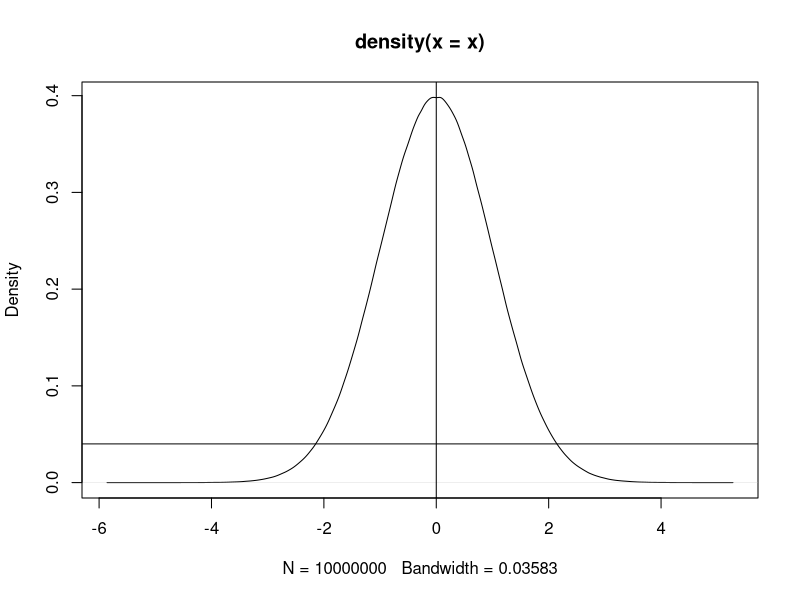
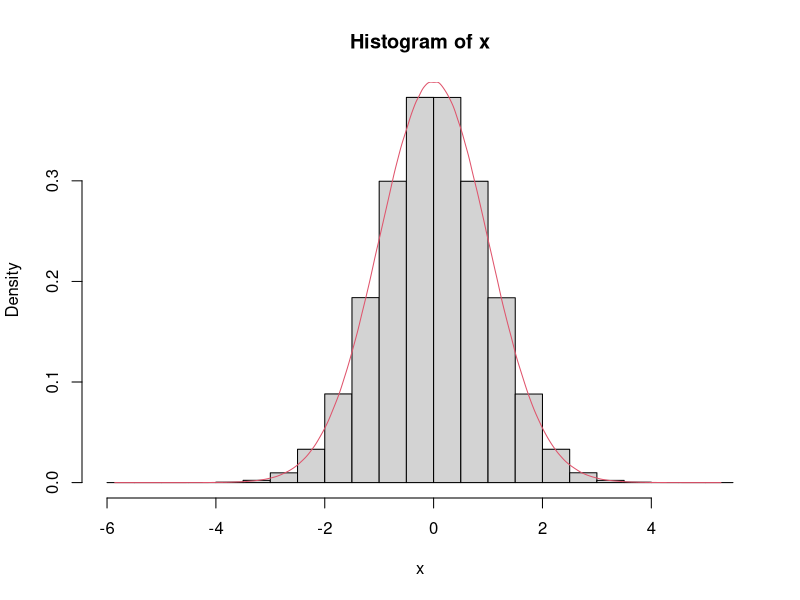

The R source for these figures, in order: (Note: this script raises an error after producing the figures.)
#data structures in R
#vectors----
x=LETTERS[1:10]
class(x)
(x6= seq(0,100,by=3))
x6[c(3,6)]                #display elements
x6[-c(3,6)]               #remove elements
x6[x6>30 & x6 < 40]

(x5=sample(1:50))
sort(x5)
x5
sort(x5[-c(1,2)])       #remove elements before sorting
sort(x5, decreasing = T)
rev(x5)
sum(x6[x6>30 & x6<40])    #sum of nos from 30 to 40
x6[2:10] <- 99;x6         #replace elements 2-10 by 99
x6[x6>30 & x6<40] <- 999; x6

(x4=seq(1,5,length.out = 15))


x=NULL
(x=rnorm(10000000))
plot(density(x))
mean(x)
abline(v=mean(x),h=0.04)
hist(x,freq = F)
lines(density(x),col=2)

#matrix----
(m1 = matrix(100:111, nrow=4))
(m2 = matrix(100:111, nrow=4, byrow = T))
#matrix can only have one datatype

m1[1,]; 
m1[,-2] #shows without column number 2
m1[c(1,2),]
m1[,-c(1,3)]
m1[m1>105 & m1<108]

#names to rows and columns
m1
paste("c","d",sep = "-")
paste("c",1:100,sep = "-")
(colnames(m1) = paste('C',1:3,sep = "-"))
m1
(rownames(m1) = paste('R',1:4,sep = "-"))
(m1[,c('C-1','C-3')])


colSums(m1); rowSums(m1)
colMeans(m1); rowMeans(m1)


m2=matrix(1:20, ncol = 4)
m2
rbind(m2,c(50,60,70,80))
cbind(m2,m2)

t(m2)
m1
sweep(m1,MARGIN = 1, STATS = c(2,3,4,5), FUN = "+") #rowwise - margin=1
sweep(m1,MARGIN = 2, STATS = c(2,3,4), FUN = "+") #colwise - margin=2
addmargins(m1,margin = 1,sum) #add sum to bottom

addmargins(m1,c(1,2),sum)   #add sum to bottom and right


#DataFrame----
#create vectors to be combined into DF
(rollno = 1:30)
(sname = paste('student',1:30,sep = ''))
(gender = sample(c('M','F'), size=30, replace=T, prob = c(.7,.3)))    # works best for large sample size
(marks1=floor(rnorm(30, mean=50, sd = 10)))
(marks2=ceiling(rnorm(30, 40, 5)))
(course = sample(c('BBA','MBA'), size = 30, replace = T, prob = c(.5,.5)))

rollno;sname;gender
marks1;marks2;course

#create dataframe
df1=data.frame(rollno,sname,gender,marks1,marks2,course, stringsAsFactors = F)
str(df1) #structure of df
head(df1) #top 6 rows
head(df1, n=3) #top 3 rows
tail(df1) #last 6 rows
class(df1)
summary(df1)
df1
df1$gender = factor(df1$gender)
df1$course = factor(df1$course)
str(df1)
summary(df1)
df1$gender #only gender column
head(df1[,c(2,4)]) #multiple columns
df1[1:5, 1:4]
#conditional
df1[marks1>50 & gender=='F', ]
df1[marks1>50 & gender=='F', ][3:5]

names(df1); dim(df1) # names and dimension

aggregate(df1$marks1, by=list(df1$gender,df1$course), FUN=sum)
aggregate(df1$marks1, by=list(df1$gender), FUN=sum)
aggregate(marks1 ~ gender, data = df1, FUN = max)
aggregate(cbind(marks1,marks2)~gender, data=df1, FUN = max)

(df2=aggregate(cbind(marks1,marks2)~gender + course, data=df1, FUN = max))


#Factor----

(grad)